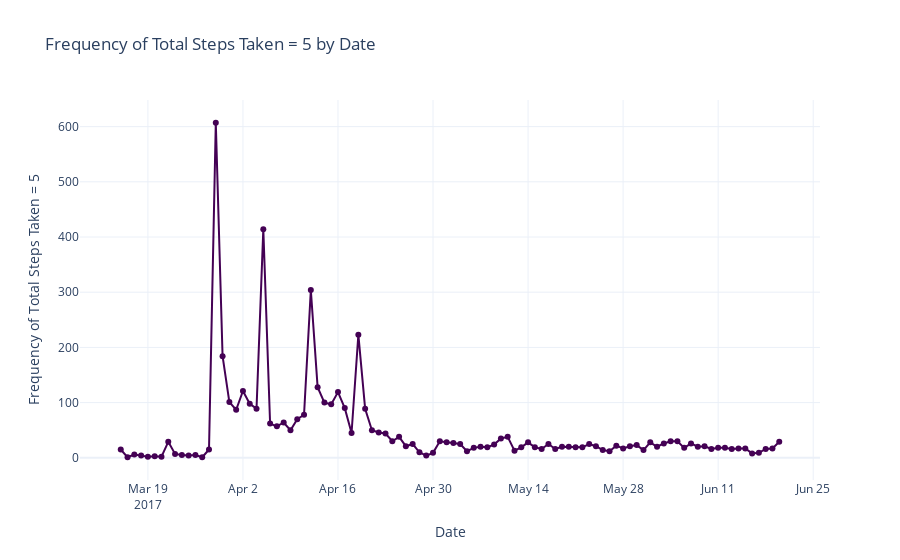

Notebook code cell kept with this figure:
### Code cell
# Convert 'date' columns to datetime
df_test_final['date'] = pd.to_datetime(df_test_final['date'])
df_control_final['date'] = pd.to_datetime(df_control_final['date'])

# Filter data where total_navigations is 5
filtered_test_df = df_test_final[df_test_final['navigations_bt_start_last'] == 5]
filtered_control_df = df_control_final[df_control_final['navigations_bt_start_last'] == 5]

# Count occurrences of total_navigations = 5 by date for test data
counts_test = filtered_test_df.groupby(filtered_test_df['date'].dt.date).size()

# Count occurrences of total_navigations = 5 by date for control data
counts_control = filtered_control_df.groupby(filtered_control_df['date'].dt.date).size()

# Define viridis-like colors for the variations
colors = {
    'Test': 'rgb(68, 1, 84)',       # Purple
    'Control': 'rgb(253, 231, 37)'  # Yellow
}

# Create a line+scatter plot
fig = go.Figure()

# Line+scatter for test data
fig.add_trace(go.Scatter(
    x=counts_test.index,
    y=counts_test.values,
    mode='lines+markers',
    name='Test Data',
    line=dict(shape='linear', color=colors['Test'])
))

# Line+scatter for control data
fig.add_trace(go.Scatter(
    x=counts_control.index,
    y=counts_control.values,
    mode='lines+markers',
    name='Control Data',
    line=dict(shape='linear', color=colors['Control'])
))

# Update layout
fig.update_layout(
    title='Frequency of Total Steps Taken = 5 by Date',
    xaxis_title='Date',
    yaxis_title='Frequency of Total Steps Taken = 5',
    legend_title_text='Data Source',
    template='plotly_white'
)

# Show the plot
fig.show()

### Figure 1 — Plotly figure (JSON) as saved in the notebook; plotly's stock layout.template omitted (floating-point values rounded to 4 significant figures)
{"data": [{"line": {"color": "rgb(68, 1, 84)", "shape": "linear"}, "mode": "lines+markers", "name": "Test Data", "type": "scatter", "x": ["2017-03-15", "2017-03-16", "2017-03-17", "2017-03-18", "2017-03-19", "2017-03-20", "2017-03-21", "2017-03-22", "2017-03-23", "2017-03-24", "2017-03-25", "2017-03-26", "2017-03-27", "2017-03-28", "2017-03-29", "2017-03-30", "2017-03-31", "2017-04-01", "2017-04-02", "2017-04-03", "2017-04-04", "2017-04-05", "2017-04-06", "2017-04-07", "2017-04-08", "2017-04-09", "2017-04-10", "2017-04-11", "2017-04-12", "2017-04-13", "2017-04-14", "2017-04-15", "2017-04-16", "2017-04-17", "2017-04-18", "2017-04-19", "2017-04-20", "2017-04-21", "2017-04-22", "2017-04-23", "2017-04-24", "2017-04-25", "2017-04-26", "2017-04-27", "2017-04-28", "2017-04-29", "2017-04-30", "2017-05-01", "2017-05-02", "2017-05-03", "2017-05-04", "2017-05-05", "2017-05-06", "2017-05-07", "2017-05-08", "2017-05-09", "2017-05-10", "2017-05-11", "2017-05-12", "2017-05-13", "2017-05-14", "2017-05-15", "2017-05-16", "2017-05-17", "2017-05-18", "2017-05-19", "2017-05-20", "2017-05-21", "2017-05-22", "2017-05-23", "2017-05-24", "2017-05-25", "2017-05-26", "2017-05-27", "2017-05-28", "2017-05-29", "2017-05-30", "2017-05-31", "2017-06-01", "2017-06-02", "2017-06-03", "2017-06-04", "2017-06-05", "2017-06-06", "2017-06-07", "2017-06-08", "2017-06-09", "2017-06-10", "2017-06-11", "2017-06-12", "2017-06-13", "2017-06-14", "2017-06-15", "2017-06-16", "2017-06-17", "2017-06-18", "2017-06-19", "2017-06-20"], "y": [15, 1, 6, 4, 2, 3, 2, 29, 7, 5, 4, 5, 1, 15, 607, 184, 101, 87, 121, 98, 89, 414, 62, 57, 64, 50, 70, 78, 304, 128, 100, 97, 119, 90, 45, 223, 89, 50, 46, 44, 30, 38, 21, 25, 10, 4, 9, 30, 28, 27, 25, 12, 18, 20, 19, 24, 35, 38, 13, 19, 28, 19, 16, 25, 16, 20, 20, 19, 19, 25, 21, 14, 12, 22, 17, 21, 23, 14, 28, 20, 26, 30, 30, 18, 26, 20, 21, 16, 18, 18, 16, 17, 17, 8, 9, 16, 17, 29]}, {"line": {"color": "rgb(253, 231, 37)", "shape": "linear"}, "mode": "lines+markers", "name": "Control Data", "type": "scatter", "x": [], "y": []}], "layout": {"legend": {"title": {"text": "Data Source"}}, "title": {"text": "Frequency of Total Steps Taken = 5 by Date"}, "xaxis": {"title": {"text": "Date"}}, "yaxis": {"title": {"text": "Frequency of Total Steps Taken = 5"}}}}
